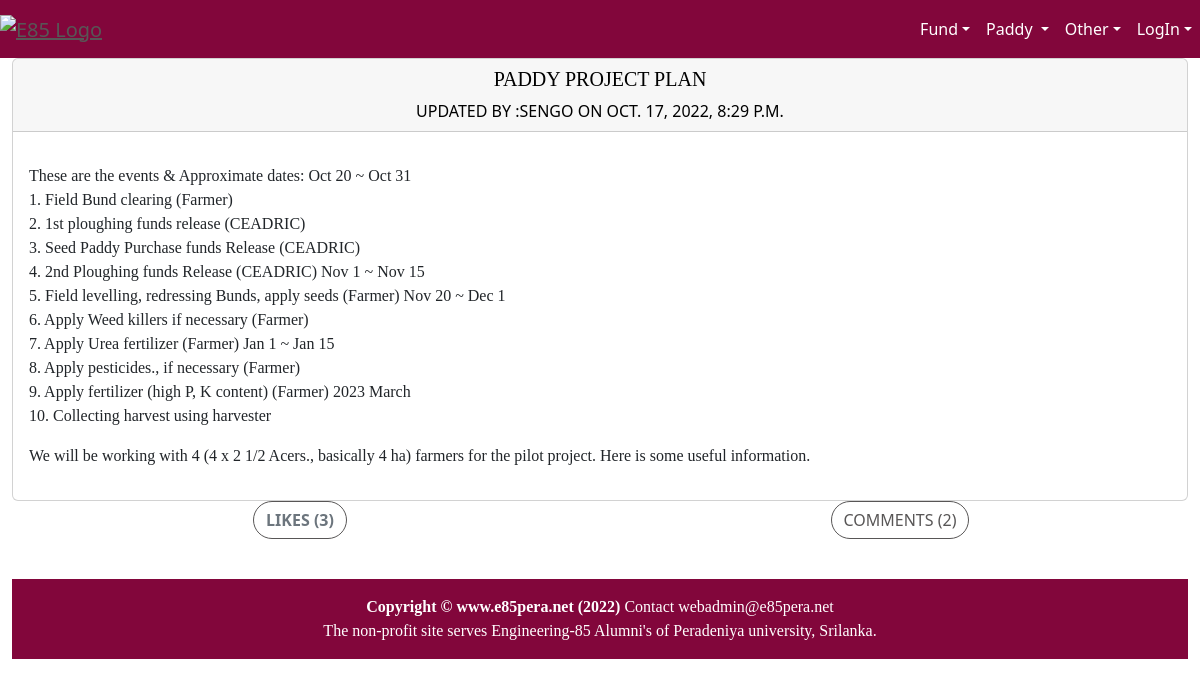
Page /paddyprj/status on the earlier database version.
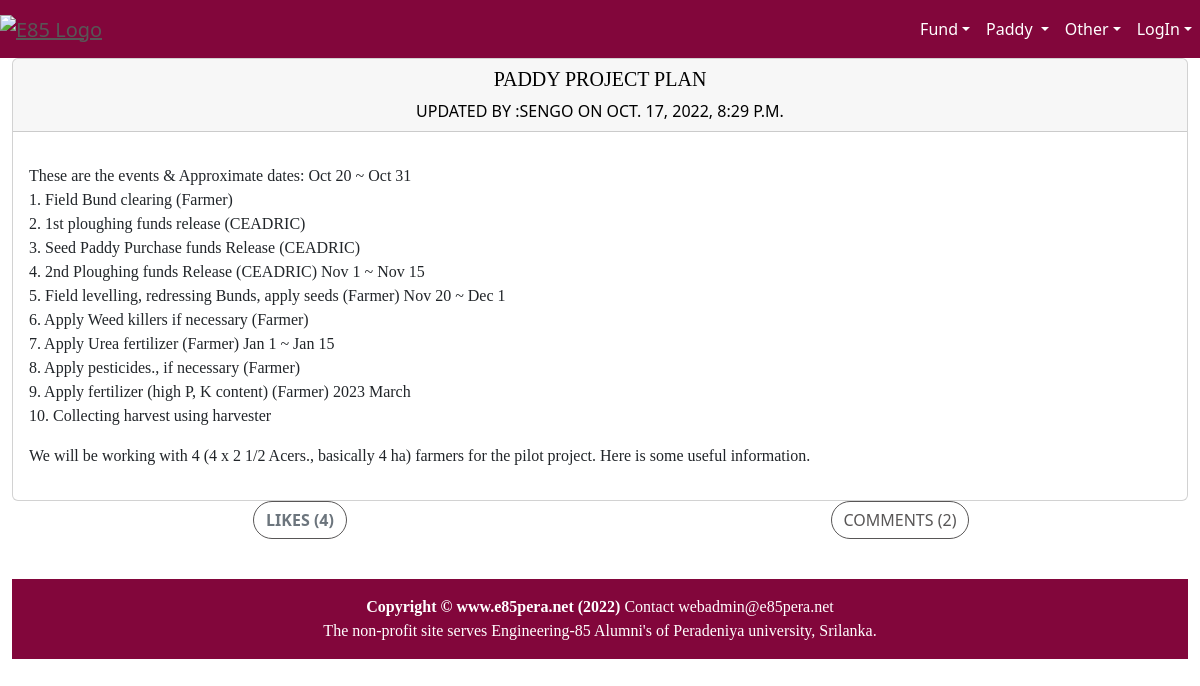
Same page on the later database version.
### paddyprj/models.py (models this page shows)
class ProjectStatus(models.Model):
    project = models.ForeignKey(PaddyProject, on_delete=models.CASCADE)
    title = models.CharField(max_length=128)
    content = models.TextField(max_length=2000)
    photo = models.ImageField(upload_to='paddyprj/%Y',blank=True, null=True)
    video = models.FileField(upload_to='paddyprj/%Y',blank=True, null=True)
    link = models.URLField(blank=True, null=True, help_text="Optional: any link to share")
    likes = models.PositiveSmallIntegerField(default=0)
    dislikes = models.PositiveSmallIntegerField(default=0)
    comments = models.PositiveSmallIntegerField(default=0)
    reviewedBy = models.ForeignKey(User, related_name='reviewer', on_delete=models.CASCADE, null=True)
    updatedBy = models.ForeignKey(User, related_name='updatedBy', on_delete=models.CASCADE)
    updatedOn = models.DateTimeField(default=timezone.now)

### paddyprj/views.py (the view)
# urls.py: re_path(r'status', statusView, name='status'),
def statusView(request):
    status_list = ProjectStatus.objects.all().order_by('-updatedOn')
    return render(request,'status.html', context={'status_list':status_list})

### paddyprj/templates/status.html (shortened to what this page needs)
{% extends 'home/base.html' %}
{% load static %}
{% block content %}
<div class="container-fluid">
    {% for sts in status_list %}
    <div class="card">
        <div class="card-header text-center justify-content-center">
          <h5 class="card-title">{{sts.title}}</h5>
          Updated by :{{sts.updatedBy.first_name}} on {{sts.updatedOn}}
        </div>
        <div class="card-body">
          <p class="card-text">{{sts.content|linebreaks}}
          </p>
        </div>
      </div>
      <div class="card-footer">
        <div class="row  mb-3">
          <div class="col-md-6 col-lg-6 text-center justify-content-left">
          <form action="{% url 'paddyprj:prjStatusLiked' sts.id %}" method="POST">
          <button type="submit" name="blogpost_id" value="Liked"
                  class="btn btn-info"><strong
                  class="text-secondary">
                  likes ({{ sts.likes }})</strong>
          </button>
          </form>
          </div>
          <div class="col-md-6 col-lg-6 text-center justify-content-right" >
          <a href="{% url 'paddyprj:prjStatusComment' sts.id %}" class="btn btn-secondary btn-md">Comments ({{sts.comments}})</a> </div>
      </div>
      {% endfor %}
</div>
{% include 'home/footer.html' %}
{% endblock %}

Differences in the rows shown:
changed ProjectStatus "PADDY PROJECT PLAN": likes "3" → "4"
